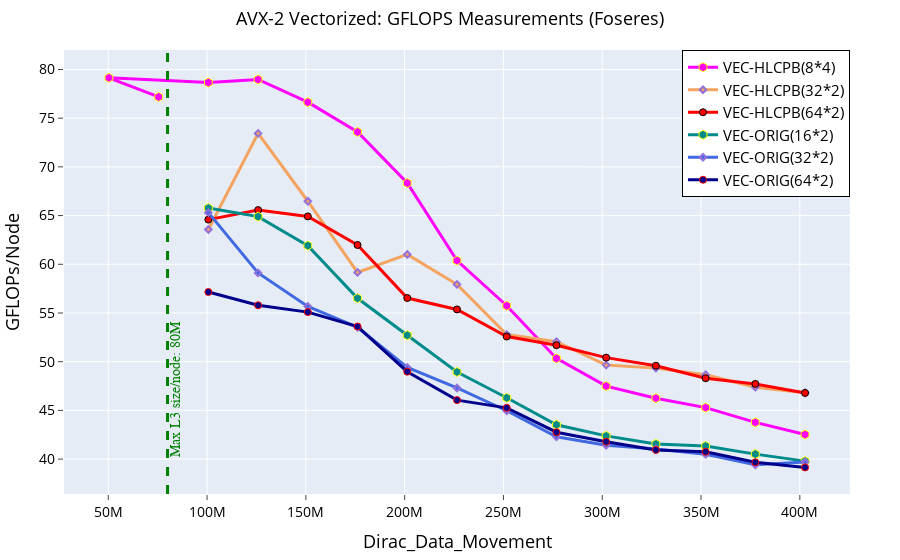

Notebook cell for this chart:
### Markdown cell above
# AVX Best cases on Node 1, 2 and 4

### Code cell
# AVX2 Fused Cases
fig = go.Figure()
fig.add_trace(go.Scatter(x=(dfn1AvxFusNonProb_8mpi_4omp.Dirc_Data_Mov*(dfn1AvxFusNonProb_8mpi_4omp.MPI_size)), 
                         y=(dfn1AvxFusNonProb_8mpi_4omp.GFLOPS*(dfn1AvxFusNonProb_8mpi_4omp.MPI_size)), 
                         mode='lines+markers', 
                         name='VEC-HLCPB(8*4)',
                         line=dict(color='magenta',width=3),
                         marker=dict(symbol='hexagon',size=9, line=dict(color='yellow',width=1))))

fig.add_trace(go.Scatter(x=(dfn2AvxFusNonProb_32mpi_2omp.Dirc_Data_Mov*(dfn2AvxFusNonProb_32mpi_2omp.MPI_size/2)), 
                         y=(dfn2AvxFusNonProb_32mpi_2omp.GFLOPS*(dfn2AvxFusNonProb_32mpi_2omp.MPI_size/2)), 
                         mode='lines+markers', 
                         name='VEC-HLCPB(32*2)',
                         line=dict(color='sandybrown',width=3),
                         marker=dict(symbol='diamond',size=5,line=dict(color='MediumPurple',width=2))))

fig.add_trace(go.Scatter(x=(dfn4AvxFusNonProb_64mpi_2omp.Dirc_Data_Mov*(dfn4AvxFusNonProb_64mpi_2omp.MPI_size/4)), 
                         y=(dfn4AvxFusNonProb_64mpi_2omp.GFLOPS*(dfn4AvxFusNonProb_64mpi_2omp.MPI_size/4)), 
                         mode='lines+markers', 
                         name='VEC-HLCPB(64*2)',
                         line=dict(color='red',width=3),
                         marker=dict(symbol='circle',size=7, line=dict(color='black',width=1))))

# AVX-2 Non-fused Cases
fig.add_trace(go.Scatter(x=(dfn1AvxNonFusNonProb_16mpi_2omp.Dirc_Data_Mov*(dfn1AvxNonFusNonProb_16mpi_2omp.MPI_size)), 
                         y=(dfn1AvxNonFusNonProb_16mpi_2omp.GFLOPS*(dfn1AvxNonFusNonProb_16mpi_2omp.MPI_size)), 
                         mode='lines+markers', 
                         name='VEC-ORIG(16*2)',
                         line=dict(color='darkcyan',width=3),
                         marker=dict(symbol='hexagon',size=9, line=dict(color='yellow',width=1))))



fig.add_trace(go.Scatter(x=(dfn2AvxNonFusNonProb_32mpi_2omp.Dirc_Data_Mov*(dfn2AvxNonFusNonProb_32mpi_2omp.MPI_size/2)), 
                         y=(dfn2AvxNonFusNonProb_32mpi_2omp.GFLOPS*(dfn2AvxNonFusNonProb_32mpi_2omp.MPI_size/2)), 
                         mode='lines+markers', 
                         name='VEC-ORIG(32*2)',
                         line=dict(color='royalblue',width=3),
                         marker=dict(symbol='diamond',size=5,line=dict(color='MediumPurple',width=2))))

fig.add_trace(go.Scatter(x=(dfn4AvxNonFusNonProb_64mpi_2omp.Dirc_Data_Mov*(dfn4AvxNonFusNonProb_64mpi_2omp.MPI_size/4)), 
                         y=(dfn4AvxNonFusNonProb_64mpi_2omp.GFLOPS*(dfn4AvxNonFusNonProb_64mpi_2omp.MPI_size/4)), 
                         mode='lines+markers', 
                         name='VEC-ORIG(64*2)',
                         line=dict(color='darkblue',width=3),
                         marker=dict(symbol='circle',size=7, line=dict(color='red',width=1))))

# Adding a vertical line
fig.add_vline(x=80e6, line_width=3, line_dash="dash", line_color="green")
# fig.add_hline(y=1024, line_width=3, line_dash="dash", line_color="red")

fig.add_annotation(
    x=80e6,
    y=40,
    text='Max L3 size/node: 80M',
    xanchor='left',  # Anchor the text to the left side of the annotation point
    yanchor='bottom',
    showarrow=False,
    arrowhead=1,
    arrowsize=1,
    arrowwidth=2,
    arrowcolor="#636363",
    ax=-60,  # Move the text 60 units to the left
    ay=-30,
    font=dict(size=14, color="green", family="Sans Serif"),
    align="left",
    textangle=-90,  # Rotate the text 90 degrees counter-clockwise
)


# fig.add_annotation(
#     x='300e6'
#     , y=155
#     , text=f'Max Bandwidth Per Node'
#     , yanchor='bottom'
#     , showarrow=False
#     , arrowhead=1
#     , arrowsize=1
#     , arrowwidth=2
#     , arrowcolor="#636363"
#     , ax=-20
#     , ay=-30
#     , font=dict(size=12, color="orange", family="Sans Serif")
#     , align="left"
#     ,)



fig.update_layout(
    title=dict(text='AVX-2 Vectorized: GFLOPS Measurements (Foseres)',
               font=dict(color="black", size=18),x=0.5),  # Set title text color to black
    xaxis_title=dict(text='Dirac_Data_Movement', font=dict(color="black", size=18)), 
    yaxis_title=dict(text='GFLOPs/Node', font=dict(color="black", size=18)), 
    xaxis=dict(ticks="outside", tickfont=dict(color="black", size=14)),  # Set font color for x-axis ticks
    yaxis=dict(ticks="outside", tickfont=dict(color="black", size=14)),  # Set font color for y-axis ticks
    legend=go.layout.Legend(bordercolor="black", borderwidth=1, x=1, xanchor="right", y=1, yanchor="top",
                            font=dict(color="black", size=15)),  # Set legend text color to black
    margin=dict(l=50, r=50, t=50, b=50)  # Adjust the left and right margins
)

### Figure 1 — Plotly figure (JSON) as saved in the notebook; plotly's stock layout.template omitted (floating-point values rounded to 4 significant figures)
{"data": [{"line": {"color": "magenta", "width": 3}, "marker": {"line": {"color": "yellow", "width": 1}, "size": 9, "symbol": "hexagon"}, "mode": "lines+markers", "name": "VEC-HLCPB(8*4)", "type": "scatter", "x": [75497472, 50331648, 100663296, 125829120, 150994944, 176160768, 201326592, 226492416, 251658240, 276824064, 301989888, 327155712, 352321536, 377487360, 402653184], "y": [77.18, 79.14, 78.66, 78.97, 76.64, 73.58, 68.34, 60.38, 55.74, 50.34, 47.49, 46.25, 45.28, 43.77, 42.52]}, {"line": {"color": "sandybrown", "width": 3}, "marker": {"line": {"color": "MediumPurple", "width": 2}, "size": 5, "symbol": "diamond"}, "mode": "lines+markers", "name": "VEC-HLCPB(32*2)", "type": "scatter", "x": [100663296, 125829120, 150994944, 176160768, 201326592, 226492416, 251658240, 276824064, 301989888, 327155712, 352321536, 377487360, 402653184], "y": [63.57, 73.44, 66.47, 59.17, 61.01, 57.94, 52.79, 52.05, 49.65, 49.34, 48.66, 47.38, 46.81]}, {"line": {"color": "red", "width": 3}, "marker": {"line": {"color": "black", "width": 1}, "size": 7, "symbol": "circle"}, "mode": "lines+markers", "name": "VEC-HLCPB(64*2)", "type": "scatter", "x": [100663296, 125829120, 150994944, 176160768, 201326592, 226492416, 251658240, 276824064, 301989888, 327155712, 352321536, 377487360, 402653184], "y": [64.59, 65.56, 64.92, 61.98, 56.54, 55.37, 52.58, 51.69, 50.42, 49.58, 48.31, 47.72, 46.8]}, {"line": {"color": "darkcyan", "width": 3}, "marker": {"line": {"color": "yellow", "width": 1}, "size": 9, "symbol": "hexagon"}, "mode": "lines+markers", "name": "VEC-ORIG(16*2)", "type": "scatter", "x": [100663296, 125829120, 150994944, 176160768, 201326592, 226492416, 251658240, 276824064, 301989888, 327155712, 352321536, 377487360, 402653184], "y": [65.77, 64.89, 61.92, 56.51, 52.71, 48.94, 46.29, 43.52, 42.38, 41.56, 41.35, 40.51, 39.79]}, {"line": {"color": "royalblue", "width": 3}, "marker": {"line": {"color": "MediumPurple", "width": 2}, "size": 5, "symbol": "diamond"}, "mode": "lines+markers", "name": "VEC-ORIG(32*2)", "type": "scatter", "x": [100663296, 125829120, 150994944, 176160768, 201326592, 226492416, 251658240, 276824064, 301989888, 327155712, 352321536, 377487360, 402653184], "y": [65.3, 59.12, 55.68, 53.54, 49.4, 47.3, 44.96, 42.28, 41.43, 41.04, 40.49, 39.41, 39.7]}, {"line": {"color": "darkblue", "width": 3}, "marker": {"line": {"color": "red", "width": 1}, "size": 7, "symbol": "circle"}, "mode": "lines+markers", "name": "VEC-ORIG(64*2)", "type": "scatter", "x": [100663296, 125829120, 150994944, 176160768, 201326592, 226492416, 251658240, 276824064, 301989888, 327155712, 352321536, 377487360, 402653184], "y": [57.16, 55.79, 55.09, 53.61, 48.97, 46.06, 45.26, 42.76, 41.79, 40.94, 40.75, 39.68, 39.15]}], "layout": {"annotations": [{"align": "left", "arrowcolor": "#636363", "arrowhead": 1, "arrowsize": 1, "arrowwidth": 2, "ax": -60, "ay": -30, "font": {"color": "green", "family": "Sans Serif", "size": 14}, "showarrow": false, "text": "Max L3 size/node: 80M", "textangle": -90, "x": 80000000, "xanchor": "left", "y": 40, "yanchor": "bottom"}], "legend": {"bordercolor": "black", "borderwidth": 1, "font": {"color": "black", "size": 15}, "x": 1, "xanchor": "right", "y": 1, "yanchor": "top"}, "margin": {"b": 50, "l": 50, "r": 50, "t": 50}, "shapes": [{"line": {"color": "green", "dash": "dash", "width": 3}, "type": "line", "x0": 80000000, "x1": 80000000, "xref": "x", "y0": 0, "y1": 1, "yref": "y domain"}], "title": {"font": {"color": "black", "size": 18}, "text": "AVX-2 Vectorized: GFLOPS Measurements (Foseres)", "x": 0.5}, "xaxis": {"tickfont": {"color": "black", "size": 14}, "ticks": "outside", "title": {"font": {"color": "black", "size": 18}, "text": "Dirac_Data_Movement"}}, "yaxis": {"tickfont": {"color": "black", "size": 14}, "ticks": "outside", "title": {"font": {"color": "black", "size": 18}, "text": "GFLOPs/Node"}}}}
